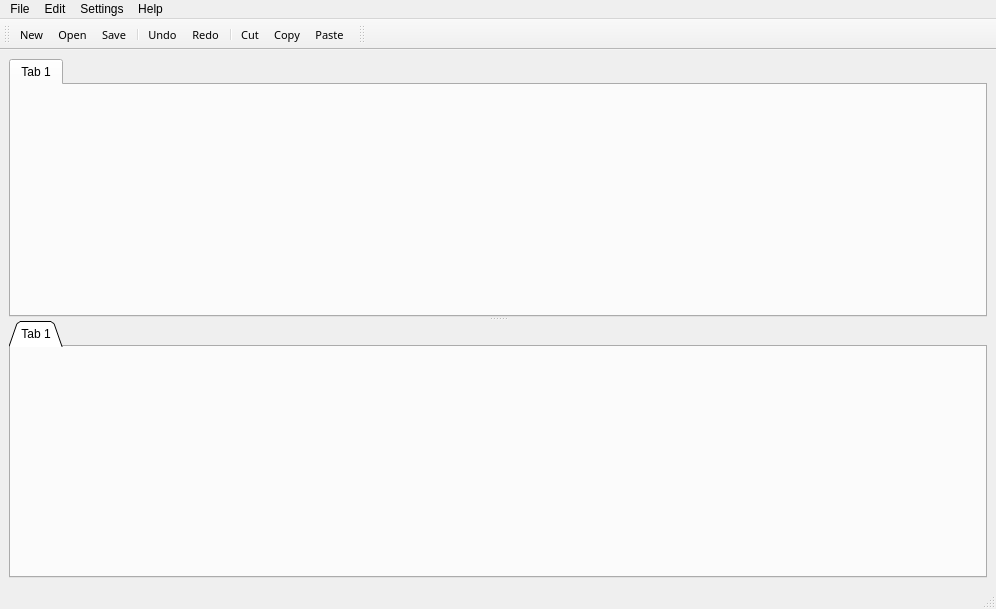
<ui version="4.0" >
 <class>MainWindow</class>
 <widget class="QMainWindow" name="MainWindow" >
  <property name="geometry" >
   <rect>
    <x>0</x>
    <y>0</y>
    <width>996</width>
    <height>609</height>
   </rect>
  </property>
  <property name="windowTitle" >
   <string>Kipr's Instructional Software System</string>
  </property>
  <widget class="QWidget" name="ui_centralwidget" >
   <layout class="QVBoxLayout" >
    <item>
     <widget class="QSplitter" name="ui_splitter" >
      <property name="orientation" >
       <enum>Qt::Vertical</enum>
      </property>
      <property name="childrenCollapsible" >
       <bool>false</bool>
      </property>
      <widget class="QTabWidget" name="ui_tabWidget" >
       <property name="sizePolicy" >
        <sizepolicy vsizetype="Preferred" hsizetype="Expanding" >
         <horstretch>1</horstretch>
         <verstretch>1</verstretch>
        </sizepolicy>
       </property>
       <property name="tabPosition" >
        <enum>QTabWidget::North</enum>
       </property>
       <property name="currentIndex" >
        <number>0</number>
       </property>
       <property name="elideMode" >
        <enum>Qt::ElideRight</enum>
       </property>
       <widget class="QWidget" name="tab" >
        <attribute name="title" >
         <string>Tab 1</string>
        </attribute>
       </widget>
      </widget>
      <widget class="QTabWidget" name="ui_errorView" >
       <property name="sizePolicy" >
        <sizepolicy vsizetype="Preferred" hsizetype="Expanding" >
         <horstretch>1</horstretch>
         <verstretch>1</verstretch>
        </sizepolicy>
       </property>
       <property name="minimumSize" >
        <size>
         <width>0</width>
         <height>0</height>
        </size>
       </property>
       <property name="maximumSize" >
        <size>
         <width>16777215</width>
         <height>16777215</height>
        </size>
       </property>
       <property name="tabShape" >
        <enum>QTabWidget::Triangular</enum>
       </property>
       <property name="currentIndex" >
        <number>0</number>
       </property>
       <widget class="QWidget" name="tab_2" >
        <attribute name="title" >
         <string>Tab 1</string>
        </attribute>
       </widget>
      </widget>
     </widget>
    </item>
   </layout>
  </widget>
  <widget class="QStatusBar" name="ui_statusbar" />
  <widget class="QToolBar" name="ui_mainToolBar" >
   <property name="sizePolicy" >
    <sizepolicy vsizetype="Fixed" hsizetype="Preferred" >
     <horstretch>0</horstretch>
     <verstretch>0</verstretch>
    </sizepolicy>
   </property>
   <property name="font" >
    <font>
     <family>Sans Serif</family>
     <pointsize>8</pointsize>
    </font>
   </property>
   <property name="windowTitle" >
    <string>Editor Tools</string>
   </property>
   <property name="movable" >
    <bool>true</bool>
   </property>
   <property name="allowedAreas" >
    <set>Qt::AllToolBarAreas</set>
   </property>
   <property name="iconSize" >
    <size>
     <width>16</width>
     <height>16</height>
    </size>
   </property>
   <property name="toolButtonStyle" >
    <enum>Qt::ToolButtonTextBesideIcon</enum>
   </property>
   <attribute name="toolBarArea" >
    <enum>TopToolBarArea</enum>
   </attribute>
   <attribute name="toolBarBreak" >
    <bool>false</bool>
   </attribute>
   <addaction name="actionShortcutNew" />
   <addaction name="actionShortcutOpen" />
   <addaction name="actionShortcutSave" />
   <addaction name="separator" />
   <addaction name="actionShortcutUndo" />
   <addaction name="actionShortcutRedo" />
   <addaction name="separator" />
   <addaction name="actionShortcutCut" />
   <addaction name="actionShortcutCopy" />
   <addaction name="actionShortcutPaste" />
  </widget>
  <widget class="QToolBar" name="ui_targetToolBar" >
   <property name="enabled" >
    <bool>true</bool>
   </property>
   <property name="font" >
    <font>
     <pointsize>8</pointsize>
    </font>
   </property>
   <property name="windowTitle" >
    <string>Target Tools</string>
   </property>
   <property name="iconSize" >
    <size>
     <width>16</width>
     <height>16</height>
    </size>
   </property>
   <property name="toolButtonStyle" >
    <enum>Qt::ToolButtonTextBesideIcon</enum>
   </property>
   <attribute name="toolBarArea" >
    <enum>TopToolBarArea</enum>
   </attribute>
   <attribute name="toolBarBreak" >
    <bool>false</bool>
   </attribute>
  </widget>
  <widget class="QMenuBar" name="ui_menubar" >
   <property name="geometry" >
    <rect>
     <x>0</x>
     <y>0</y>
     <width>996</width>
     <height>28</height>
    </rect>
   </property>
   <widget class="QMenu" name="ui_menuFile" >
    <property name="title" >
     <string>File</string>
    </property>
    <addaction name="actionNew" />
    <addaction name="actionOpen" />
    <addaction name="actionSave" />
    <addaction name="actionSave_As" />
    <addaction name="separator" />
    <addaction name="actionPrint" />
    <addaction name="separator" />
    <addaction name="actionClose" />
    <addaction name="actionQuit" />
   </widget>
   <widget class="QMenu" name="ui_menuEdit" >
    <property name="title" >
     <string>Edit</string>
    </property>
    <addaction name="actionUndo" />
    <addaction name="actionRedo" />
    <addaction name="separator" />
    <addaction name="actionCut" />
    <addaction name="actionCopy" />
    <addaction name="actionPaste" />
    <addaction name="actionSelect_All" />
    <addaction name="separator" />
    <addaction name="actionFind" />
    <addaction name="actionFind_Next" />
    <addaction name="actionGoto_Line" />
    <addaction name="actionIndent_All" />
    <addaction name="separator" />
    <addaction name="actionZoom_In" />
    <addaction name="actionZoom_Out" />
   </widget>
   <widget class="QMenu" name="ui_menuSettings" >
    <property name="title" >
     <string>Settings</string>
    </property>
    <addaction name="actionChange_Target" />
    <addaction name="actionChange_Port" />
    <addaction name="separator" />
    <addaction name="actionEditor_Settings" />
    <addaction name="actionTarget_Settings" />
   </widget>
   <widget class="QMenu" name="ui_menuHelp" >
    <property name="title" >
     <string>Help</string>
    </property>
    <addaction name="actionAbout" />
    <addaction name="actionTarget_Manual" />
   </widget>
   <addaction name="ui_menuFile" />
   <addaction name="ui_menuEdit" />
   <addaction name="ui_menuSettings" />
   <addaction name="ui_menuHelp" />
  </widget>
  <action name="actionNew" >
   <property name="text" >
    <string>&amp;New</string>
   </property>
   <property name="shortcut" >
    <string>Ctrl+N</string>
   </property>
   <property name="menuRole" >
    <enum>QAction::TextHeuristicRole</enum>
   </property>
  </action>
  <action name="actionSave" >
   <property name="text" >
    <string>&amp;Save</string>
   </property>
   <property name="shortcut" >
    <string>Ctrl+S</string>
   </property>
  </action>
  <action name="actionOpen" >
   <property name="text" >
    <string>&amp;Open</string>
   </property>
   <property name="shortcut" >
    <string>Ctrl+O</string>
   </property>
  </action>
  <action name="actionClose" >
   <property name="text" >
    <string>&amp;Close</string>
   </property>
   <property name="shortcut" >
    <string>Ctrl+W</string>
   </property>
  </action>
  <action name="actionSave_As" >
   <property name="text" >
    <string>Save &amp;As</string>
   </property>
  </action>
  <action name="actionPrint" >
   <property name="text" >
    <string>&amp;Print</string>
   </property>
   <property name="shortcut" >
    <string>Ctrl+P</string>
   </property>
  </action>
  <action name="actionUndo" >
   <property name="text" >
    <string>Undo</string>
   </property>
   <property name="shortcut" >
    <string>Ctrl+Z</string>
   </property>
  </action>
  <action name="actionRedo" >
   <property name="text" >
    <string>Redo</string>
   </property>
   <property name="shortcut" >
    <string>Ctrl+Y</string>
   </property>
  </action>
  <action name="actionCut" >
   <property name="text" >
    <string>Cut</string>
   </property>
   <property name="shortcut" >
    <string>Ctrl+X</string>
   </property>
  </action>
  <action name="actionCopy" >
   <property name="text" >
    <string>Copy</string>
   </property>
   <property name="shortcut" >
    <string>Ctrl+C</string>
   </property>
  </action>
  <action name="actionPaste" >
   <property name="text" >
    <string>Paste</string>
   </property>
   <property name="shortcut" >
    <string>Ctrl+V</string>
   </property>
  </action>
  <action name="actionSelect_All" >
   <property name="text" >
    <string>Select All</string>
   </property>
   <property name="shortcut" >
    <string>Ctrl+A</string>
   </property>
  </action>
  <action name="actionFind" >
   <property name="text" >
    <string>Find</string>
   </property>
   <property name="shortcut" >
    <string>Ctrl+F</string>
   </property>
  </action>
  <action name="actionFind_Next" >
   <property name="text" >
    <string>Find Next</string>
   </property>
   <property name="shortcut" >
    <string>Ctrl+G</string>
   </property>
  </action>
  <action name="actionGoto_Line" >
   <property name="text" >
    <string>Goto Line</string>
   </property>
   <property name="shortcut" >
    <string>Ctrl+L</string>
   </property>
  </action>
  <action name="actionIndent_All" >
   <property name="text" >
    <string>Indent All</string>
   </property>
   <property name="shortcut" >
    <string>Ctrl+I</string>
   </property>
  </action>
  <action name="actionQuit" >
   <property name="text" >
    <string>&amp;Quit</string>
   </property>
   <property name="shortcut" >
    <string>Ctrl+Q</string>
   </property>
   <property name="menuRole" >
    <enum>QAction::QuitRole</enum>
   </property>
  </action>
  <action name="actionChange_Target" >
   <property name="text" >
    <string>Change Target</string>
   </property>
  </action>
  <action name="actionShortcutNew" >
   <property name="icon" >
    <iconset resource="../rc/icons.qrc" >
     <normaloff>:/shortcuts/file/icon_set/icons/page_white.png</normaloff>:/shortcuts/file/icon_set/icons/page_white.png</iconset>
   </property>
   <property name="text" >
    <string>New</string>
   </property>
  </action>
  <action name="actionShortcutOpen" >
   <property name="icon" >
    <iconset resource="../rc/icons.qrc" >
     <normaloff>:/shortcuts/file/icon_set/icons/folder.png</normaloff>:/shortcuts/file/icon_set/icons/folder.png</iconset>
   </property>
   <property name="text" >
    <string>Open</string>
   </property>
  </action>
  <action name="actionShortcutSave" >
   <property name="icon" >
    <iconset resource="../rc/icons.qrc" >
     <normaloff>:/shortcuts/file/icon_set/icons/disk.png</normaloff>:/shortcuts/file/icon_set/icons/disk.png</iconset>
   </property>
   <property name="text" >
    <string>Save</string>
   </property>
  </action>
  <action name="actionShortcutClose" >
   <property name="icon" >
    <iconset resource="../rc/icons.qrc" >
     <normaloff>:/shortcuts/file/icon_set/icons/cross.png</normaloff>:/shortcuts/file/icon_set/icons/cross.png</iconset>
   </property>
   <property name="text" >
    <string>Close</string>
   </property>
  </action>
  <action name="actionShortcutUndo" >
   <property name="icon" >
    <iconset resource="../rc/icons.qrc" >
     <normaloff>:/shortcuts/edit/icon_set/icons/arrow_undo.png</normaloff>:/shortcuts/edit/icon_set/icons/arrow_undo.png</iconset>
   </property>
   <property name="text" >
    <string>Undo</string>
   </property>
  </action>
  <action name="actionShortcutRedo" >
   <property name="icon" >
    <iconset resource="../rc/icons.qrc" >
     <normaloff>:/shortcuts/edit/icon_set/icons/arrow_redo.png</normaloff>:/shortcuts/edit/icon_set/icons/arrow_redo.png</iconset>
   </property>
   <property name="text" >
    <string>Redo</string>
   </property>
  </action>
  <action name="actionShortcutCut" >
   <property name="icon" >
    <iconset resource="../rc/icons.qrc" >
     <normaloff>:/shortcuts/edit/icon_set/icons/cut.png</normaloff>:/shortcuts/edit/icon_set/icons/cut.png</iconset>
   </property>
   <property name="text" >
    <string>Cut</string>
   </property>
  </action>
  <action name="actionShortcutCopy" >
   <property name="icon" >
    <iconset resource="../rc/icons.qrc" >
     <normaloff>:/shortcuts/edit/icon_set/icons/page_white_copy.png</normaloff>:/shortcuts/edit/icon_set/icons/page_white_copy.png</iconset>
   </property>
   <property name="text" >
    <string>Copy</string>
   </property>
  </action>
  <action name="actionShortcutPaste" >
   <property name="icon" >
    <iconset resource="../rc/icons.qrc" >
     <normaloff>:/shortcuts/edit/icon_set/icons/page_white_paste.png</normaloff>:/shortcuts/edit/icon_set/icons/page_white_paste.png</iconset>
   </property>
   <property name="text" >
    <string>Paste</string>
   </property>
  </action>
  <action name="actionCompile" >
   <property name="icon" >
    <iconset resource="../rc/icons.qrc" >
     <normaloff>:/shortcuts/target/icon_set/icons/bricks.png</normaloff>:/shortcuts/target/icon_set/icons/bricks.png</iconset>
   </property>
   <property name="text" >
    <string>Compile</string>
   </property>
  </action>
  <action name="actionRun" >
   <property name="icon" >
    <iconset resource="../rc/icons.qrc" >
     <normaloff>:/shortcuts/target/icon_set/icons/bullet_go.png</normaloff>:/shortcuts/target/icon_set/icons/bullet_go.png</iconset>
   </property>
   <property name="text" >
    <string>Run</string>
   </property>
  </action>
  <action name="actionStop" >
   <property name="icon" >
    <iconset resource="../rc/icons.qrc" >
     <normaloff>:/shortcuts/target/icon_set/icons/stop.png</normaloff>:/shortcuts/target/icon_set/icons/stop.png</iconset>
   </property>
   <property name="text" >
    <string>Stop</string>
   </property>
  </action>
  <action name="actionDownload" >
   <property name="icon" >
    <iconset resource="../rc/icons.qrc" >
     <normaloff>:/shortcuts/target/icon_set/icons/ruby_blue.png</normaloff>:/shortcuts/target/icon_set/icons/ruby_blue.png</iconset>
   </property>
   <property name="text" >
    <string>Download</string>
   </property>
  </action>
  <action name="actionAbout" >
   <property name="text" >
    <string>About</string>
   </property>
  </action>
  <action name="actionTarget_Manual" >
   <property name="text" >
    <string>Target Manual</string>
   </property>
  </action>
  <action name="actionChange_Font_Size" >
   <property name="text" >
    <string>Change Font Size</string>
   </property>
  </action>
  <action name="actionZoom_In" >
   <property name="text" >
    <string>Zoom In</string>
   </property>
   <property name="shortcut" >
    <string>Ctrl++</string>
   </property>
  </action>
  <action name="actionZoom_Out" >
   <property name="text" >
    <string>Zoom Out</string>
   </property>
   <property name="shortcut" >
    <string>Ctrl+-</string>
   </property>
  </action>
  <action name="actionChange_Port" >
   <property name="text" >
    <string>Change Port</string>
   </property>
  </action>
  <action name="actionEditor_Settings" >
   <property name="text" >
    <string>Editor Settings</string>
   </property>
  </action>
  <action name="actionTarget_Settings" >
   <property name="text" >
    <string>Target Settings</string>
   </property>
  </action>
  <action name="actionSimulate" >
   <property name="icon" >
    <iconset resource="../rc/icons.qrc" >
     <normaloff>:/shortcuts/target/icon_set/icons/bullet_go.png</normaloff>:/shortcuts/target/icon_set/icons/bullet_go.png</iconset>
   </property>
   <property name="text" >
    <string>Simulate</string>
   </property>
  </action>
 </widget>
 <resources>
  <include location="../rc/icons.qrc" />
 </resources>
 <connections>
  <connection>
   <sender>actionShortcutNew</sender>
   <signal>triggered()</signal>
   <receiver>actionNew</receiver>
   <slot>trigger()</slot>
   <hints>
    <hint type="sourcelabel" >
     <x>-1</x>
     <y>-1</y>
    </hint>
    <hint type="destinationlabel" >
     <x>-1</x>
     <y>-1</y>
    </hint>
   </hints>
  </connection>
  <connection>
   <sender>actionShortcutOpen</sender>
   <signal>triggered()</signal>
   <receiver>actionOpen</receiver>
   <slot>trigger()</slot>
   <hints>
    <hint type="sourcelabel" >
     <x>-1</x>
     <y>-1</y>
    </hint>
    <hint type="destinationlabel" >
     <x>-1</x>
     <y>-1</y>
    </hint>
   </hints>
  </connection>
  <connection>
   <sender>actionShortcutSave</sender>
   <signal>triggered()</signal>
   <receiver>actionSave</receiver>
   <slot>trigger()</slot>
   <hints>
    <hint type="sourcelabel" >
     <x>-1</x>
     <y>-1</y>
    </hint>
    <hint type="destinationlabel" >
     <x>-1</x>
     <y>-1</y>
    </hint>
   </hints>
  </connection>
  <connection>
   <sender>actionShortcutClose</sender>
   <signal>triggered()</signal>
   <receiver>actionClose</receiver>
   <slot>trigger()</slot>
   <hints>
    <hint type="sourcelabel" >
     <x>-1</x>
     <y>-1</y>
    </hint>
    <hint type="destinationlabel" >
     <x>-1</x>
     <y>-1</y>
    </hint>
   </hints>
  </connection>
  <connection>
   <sender>actionShortcutUndo</sender>
   <signal>triggered()</signal>
   <receiver>actionUndo</receiver>
   <slot>trigger()</slot>
   <hints>
    <hint type="sourcelabel" >
     <x>-1</x>
     <y>-1</y>
    </hint>
    <hint type="destinationlabel" >
     <x>-1</x>
     <y>-1</y>
    </hint>
   </hints>
  </connection>
  <connection>
   <sender>actionShortcutRedo</sender>
   <signal>triggered()</signal>
   <receiver>actionRedo</receiver>
   <slot>trigger()</slot>
   <hints>
    <hint type="sourcelabel" >
     <x>-1</x>
     <y>-1</y>
    </hint>
    <hint type="destinationlabel" >
     <x>-1</x>
     <y>-1</y>
    </hint>
   </hints>
  </connection>
  <connection>
   <sender>actionShortcutCut</sender>
   <signal>triggered()</signal>
   <receiver>actionCut</receiver>
   <slot>trigger()</slot>
   <hints>
    <hint type="sourcelabel" >
     <x>-1</x>
     <y>-1</y>
    </hint>
    <hint type="destinationlabel" >
     <x>-1</x>
     <y>-1</y>
    </hint>
   </hints>
  </connection>
  <connection>
   <sender>actionShortcutCopy</sender>
   <signal>triggered()</signal>
   <receiver>actionCopy</receiver>
   <slot>trigger()</slot>
   <hints>
    <hint type="sourcelabel" >
     <x>-1</x>
     <y>-1</y>
    </hint>
    <hint type="destinationlabel" >
     <x>-1</x>
     <y>-1</y>
    </hint>
   </hints>
  </connection>
  <connection>
   <sender>actionShortcutPaste</sender>
   <signal>triggered()</signal>
   <receiver>actionPaste</receiver>
   <slot>trigger()</slot>
   <hints>
    <hint type="sourcelabel" >
     <x>-1</x>
     <y>-1</y>
    </hint>
    <hint type="destinationlabel" >
     <x>-1</x>
     <y>-1</y>
    </hint>
   </hints>
  </connection>
  <connection>
   <sender>actionQuit</sender>
   <signal>triggered()</signal>
   <receiver>MainWindow</receiver>
   <slot>close()</slot>
   <hints>
    <hint type="sourcelabel" >
     <x>-1</x>
     <y>-1</y>
    </hint>
    <hint type="destinationlabel" >
     <x>396</x>
     <y>211</y>
    </hint>
   </hints>
  </connection>
 </connections>
</ui>
